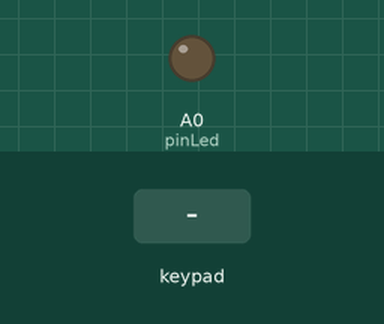
Recording of a sketch running on a simulated Arduino Uno, built with avr-gcc and run on an emulated ATmega328P. Parts: output pins drawn as LEDs (lit = HIGH). Inputs (shaded band) come from the test bench. What the sketch prints to the serial monitor is not drawn.

Above: at 1.2 s.
1.3 s: key '1' pressed
2.8 s: keypad keys 2 3 4 5 pressed 0.4 s apart
At 4.6 s:
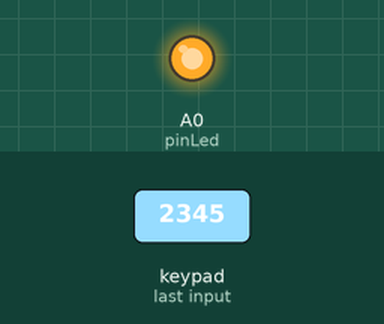
5.9 s: key 'A' pressed
7.4 s: keypad keys 2 3 4 5 # pressed 0.4 s apart
10.9 s: key '2' pressed
12.7 s: keypad keys 2 3 4 5 * pressed 0.4 s apart
Timing chart, 0 to 15.7 s (numbered marks = the images above; inputs shaded):
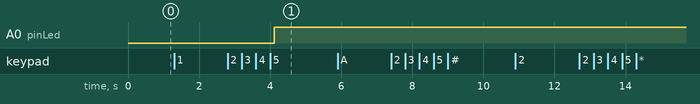

Measured:
- after the input at 1.3 s, every drawn part: stays the same
- after the input at 2.8 s, A0 (pinLed): LOW → HIGH after 1.3 s
- after the input at 5.9 s, every drawn part: stays the same
- after the input at 7.4 s, every drawn part: stays the same
- after the input at 10.9 s, every drawn part: stays the same
- after the input at 12.7 s, every drawn part: stays the same

The sketch:

KeyPadScript.ino
```cpp
#include <Keypad.h>

const byte numRows = 4;

const byte numCols = 4;

int pinLed = A0;

char keymap[numRows][numCols] = {{'1', '2', '3', 'A'},
{'4', '5', '6', 'B'},
{'7', '8', '9', 'C'},
{'*', '0', '#', 'D'}};

byte rowPin[numRows] = {2,3,4,5};

byte rowCols[numCols] = {6,7,8,9};

Keypad myKeypad = Keypad(makeKeymap(keymap), rowPin, rowCols, numRows, numCols);

void setup() {
  Serial.begin(9600);
  // put your setup code here, to run once:
  pinMode(pinLed, OUTPUT);
}
char pressedKeys[4];
int numerOfPress = 0;
void loop() {
  // put your main code here, to run repeatedly:
  char keypressed = myKeypad.getKey();


  if (keypressed != NO_KEY && numerOfPress < 4) {
    Serial.println(keypressed);
    numerOfPress += 1;
    pressedKeys[numerOfPress] = keypressed;
    Serial.print("Key : ");
    Serial.println(numerOfPress);
  }

  if (numerOfPress >= 4) {
    for (int i = 0; i <= 4; ++i) {
      Serial.print("This is your password : ");
      Serial.print(pressedKeys[i]);
      delay(100);
      numerOfPress = 0;

    }

    if (pressedKeys[1] == '1' && pressedKeys[2] == '2' && pressedKeys[3] == '3')
    {
      analogWrite(pinLed, 1000);
      delay(1000);
      Serial.println("Code is correct!");
    }

  }


}
```
